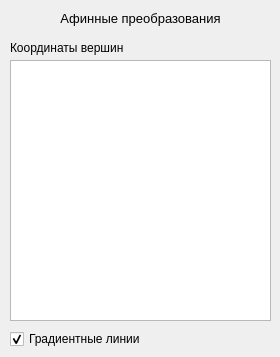
    <widget class="QWidget" name="tab_L1">
     <attribute name="title">
      <string>Л/р 1</string>
     </attribute>
     <widget class="QListWidget" name="CoordsView">
      <property name="geometry">
       <rect>
        <x>10</x>
        <y>60</y>
        <width>261</width>
        <height>261</height>
       </rect>
      </property>
     </widget>
     <widget class="QLabel" name="coordsName">
      <property name="geometry">
       <rect>
        <x>10</x>
        <y>40</y>
        <width>121</width>
        <height>16</height>
       </rect>
      </property>
      <property name="text">
       <string>Координаты вершин</string>
      </property>
     </widget>
     <widget class="QLabel" name="coordsName_4">
      <property name="geometry">
       <rect>
        <x>10</x>
        <y>10</y>
        <width>261</width>
        <height>16</height>
       </rect>
      </property>
      <property name="font">
       <font>
        <pointsize>10</pointsize>
        <weight>50</weight>
        <bold>false</bold>
       </font>
      </property>
      <property name="text">
       <string>Афинные преобразования</string>
      </property>
      <property name="scaledContents">
       <bool>false</bool>
      </property>
      <property name="alignment">
       <set>Qt::AlignCenter</set>
      </property>
     </widget>
     <widget class="QCheckBox" name="gradientCheck">
      <property name="geometry">
       <rect>
        <x>10</x>
        <y>330</y>
        <width>131</width>
        <height>18</height>
       </rect>
      </property>
      <property name="text">
       <string>Градиентные линии</string>
      </property>
      <property name="checked">
       <bool>true</bool>
      </property>
     </widget>
    </widget>
